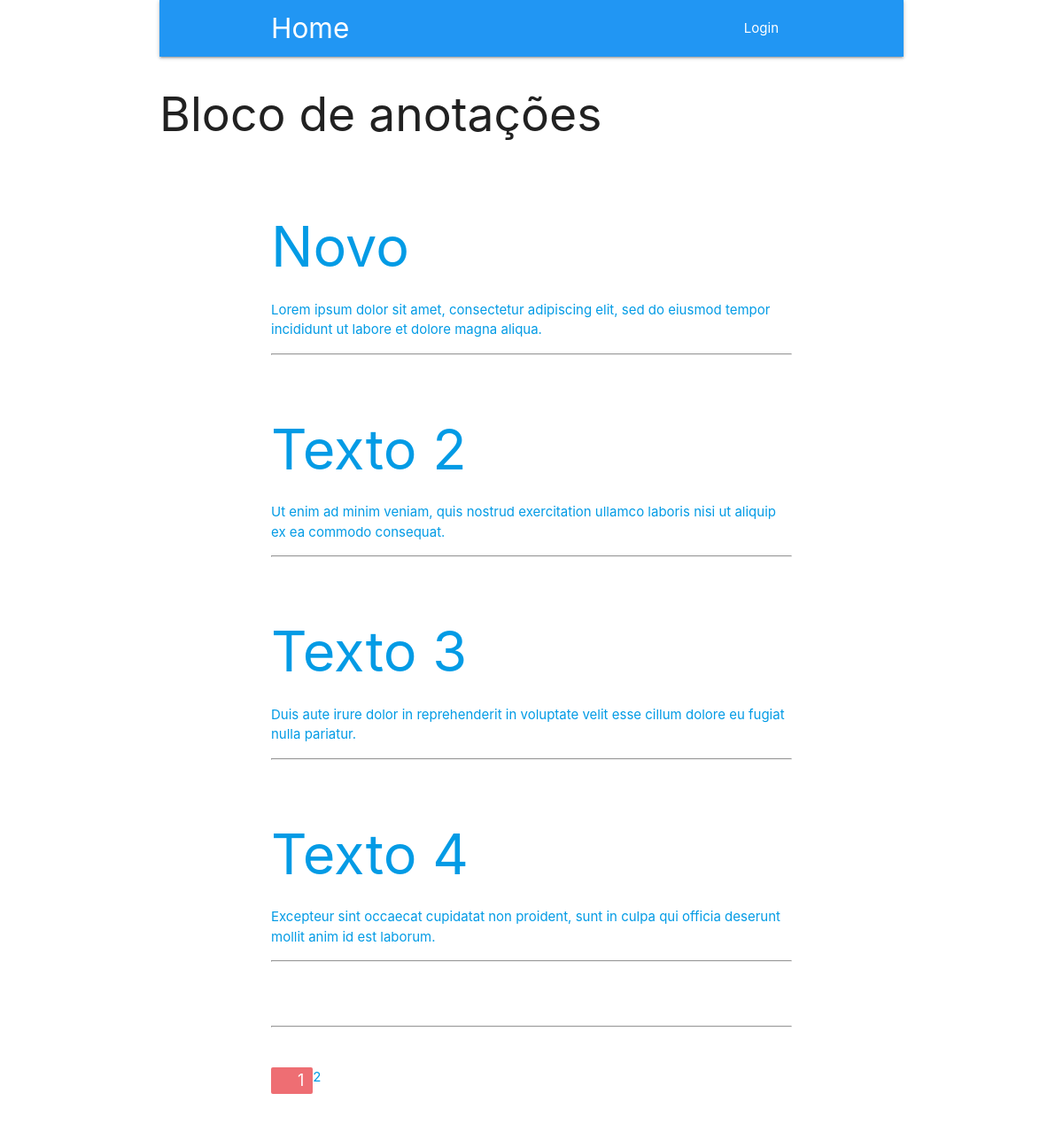
The page / on the database its author committed.
### tables this page shows
CREATE TABLE `notes` (
  `id` int(11) NOT NULL,
  `titulo` varchar(255) DEFAULT NULL,
  `texto` text DEFAULT NULL
);

### App/core/Controller.php (called while the page is built, shortened)
<?php
class Controller{
    public function model($model){
        return new $model;
    }
    public function view($view, $data = []){
        require_once '../App/views/template.php';
    }
}

### App/controllers/home.php (called while the page is built, shortened)
<?php
class Home extends Controller{
    public function index($nome = ''){
        $note = $this->model('Note');
        $dados = $note->getAll();
        $this->view('home/index', $dados = ['registros' => $dados]);
    }
}

### App/core/App.php (called while the page is built, shortened)
<?php
class App{
    protected $method = 'index';
    public function __construct(){
        $url = $this->parseUrl();
        $this->controller = new $this->controller;
        $this->params = $url ?  array_values($url) : [];
        call_user_func_array([$this->controller, $this->method], $this->params);
    }
    public function parseUrl(){
        return explode("/", filter_var($_SERVER['SERVER_NAME'].$_SERVER['REQUEST_URI'], FILTER_SANITIZE_URL));
    }
}
?>

### public/index.php (called while the page is built, shortened)
<?php
$app = new \App\Core\App;

### App/core/model.php (called while the page is built, shortened)
<?php
class Model{
    private static $instance;
    public static function getConn(){
        if (!isset(self::$instance)):
            self::$instance = new \PDO('mysql:host=localhost;dbname=mvc;', 'root', '');
        endif;
        return self::$instance;
    }
}
?>

### App/models/Note.php (called while the page is built, shortened)
<?php
class Note extends Model{
    public function getAll(){
        $sql = "SELECT * FROM notes";
        $stmt = Model::getConn()->prepare($sql);
        $stmt->execute();
        if ($stmt->rowCount() > 0) :
            $resultado = $stmt->fetchAll(\PDO::FETCH_ASSOC);
            return $resultado;
        else :
            return [];
        endif;
    }
}

### App/views/home/index.php (the view, shortened to what this page needs)
<br>
<?php
$pagination = new Pagination($data['registros'], isset($_GET['page']) ? $_GET['page'] : 1, 5);
?>
<div class="row container">
    <?php foreach ($pagination->resultado() as $note) : ?>
        <h1><a href="/notes/ver/<?= $note['id'] ?>"><?= $note['titulo'] ?><a></h1>
        <p><?= $note['texto'] ?></p>
        <hr>
        <br>
    <?php endforeach; ?>
    <?php
    $pagination->navigator();
    ?>
</div>

### App/views/template.php (shortened to what this page needs)
<!DOCTYPE html>
<html lang="pt-br">
<head>
    <link rel="stylesheet" href="https://cdnjs.cloudflare.com/ajax/libs/materialize/1.0.0/css/materialize.min.css">
</head>
<body>
    <div class="row container">
        <nav class="blue">
            <div class="nav-wrapper container">
                <a href="/" class="brand-logo">Home</a>
                <ul id="nav-mobile" class="right hide-on-med-and-down">
                    <?php if (!isset($_SESSION['logado'])) : ?>
                        <li><a href="/home/login">Login</a></li>
                    <?php else : ?>
                        Olá: <?= $_SESSION['userNome'] ?>
                        <li><a href="/home/logout">Logout</a></li>
                    <?php endif; ?>
                </ul>
            </div>
        </nav>
        <h2>Bloco de anotações</h2>
        <?php require_once '../App/views/' . $view . '.php'; ?>
    </div>
</body>
</html>

### App/Pagination.php (shortened to what this page needs)
<?php
class Pagination extends Core\App{
    public $dados;
    public $atual;
    public $quantidade;
    public $contar;
    public function __construct($dados, $atual, $quantidade){
        $this->dados = $dados;
        $this->atual = $atual;
        $this->quantidade = $quantidade;
    }
    public function resultado(){
        $this->registrosPagina = array_chunk($this->dados, $this->quantidade);
        $this->contar = count($this->registrosPagina);
        if ($this->contar > 0) :
            $this->resultado = $this->registrosPagina[$this->atual - 1];
            return $this->resultado;
        else :
            return [];
        endif;
    }
    public function navigator(){
        echo "<ul class='pagination'>";
        for ($i = 1; $i <= $this->contar; $i++) :
            if ($i == $this->atual) :
                echo "<li class='active'><a href='#'>" . $i . "</a></li>";
            else :
                echo "</li><a href='?page=" . $i . "'>" . $i . "</a></li>";
            endif;
        endfor;
        echo "</ul>";
    }
}

### rows shown on the page
notes: titulo "Novo", texto "Lorem ipsum dolor sit amet, consectetur adipiscing elit, sed do eiusmod tempor incididunt ut labore et dolore magna aliqua."
notes: titulo "Texto 2", texto "Ut enim ad minim veniam, quis nostrud exercitation ullamco laboris nisi ut aliquip ex ea commodo consequat."
notes: titulo "Texto 3", texto "Duis aute irure dolor in reprehenderit in voluptate velit esse cillum dolore eu fugiat nulla pariatur."
notes: titulo "Texto 4", texto "Excepteur sint occaecat cupidatat non proident, sunt in culpa qui officia deserunt mollit anim id est laborum."
